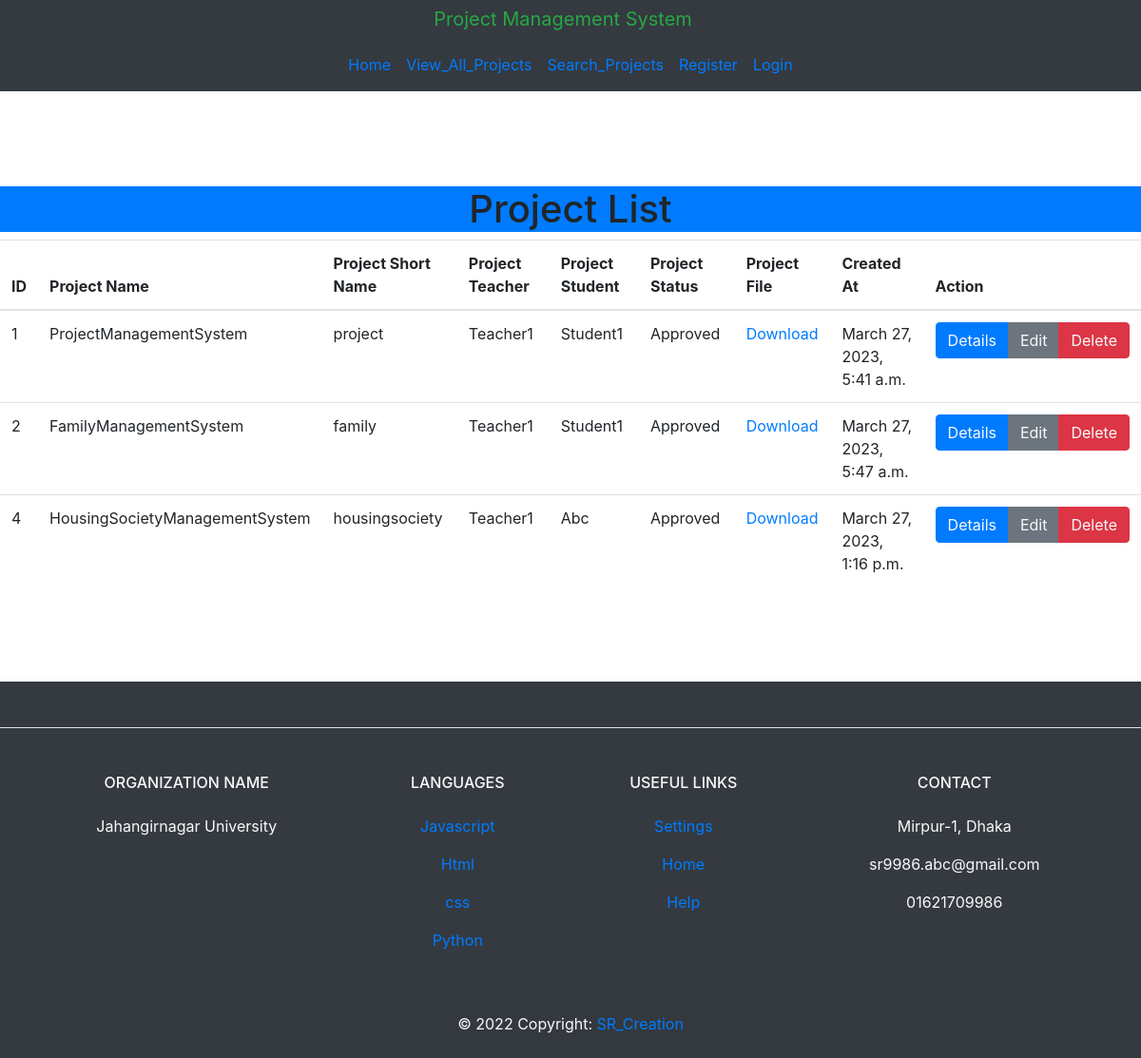
/project_list/, run on the app's committed database.
### Backend_Management_App/models.py (models this page shows)
class Project(models.Model):
    name = models.CharField(max_length=255)
    short_name = models.CharField(max_length=50, unique=True)
    description = models.TextField()
    file = models.FileField(upload_to='projects')
    approved = models.BooleanField(default=False)
    status_data = ((1, "APPROVED"), (2, "REJECTED"), (0, "PENDING"))
    status = models.CharField(default=0, choices=status_data, max_length=20)
    teacher = models.ForeignKey(User, on_delete=models.CASCADE, related_name='projects', null=True , limit_choices_to={'is_teacher': True})
    students = models.ForeignKey(User, on_delete=models.CASCADE, related_name='student_projects', blank=True)
    created_at = models.DateTimeField(auto_now_add=True)
    updated_at = models.DateTimeField(auto_now=True)

class User(AbstractUser):
    USER_TYPE_CHOICES = (
        ('teacher', 'Teacher'),
        ('student', 'Student'),
    )
    user_type = models.CharField(
        max_length=10,
        choices=USER_TYPE_CHOICES,
        blank=True,
        null=True,
    )
    groups = models.ManyToManyField(
        Group,
        verbose_name=_('groups'),
        blank=True,
        related_name='backend_management_users_groups',
        related_query_name='user',
        help_text=_('The groups this user belongs to. A user will get all permissions '
                    'granted to each of their groups.'),
    )
    user_permissions = models.ManyToManyField(
        Permission,
        verbose_name=_('user permissions'),
        blank=True,
        related_name='backend_management_users_permissions',
        related_query_name='user',
        help_text=_('Specific permissions for this user.'),
    )

### Backend_Management_App/views.py (the view)
# urls.py: path('project_list/', ProjectListView.as_view(), name='project_list'),
class ProjectListView(ListView):
    model = Project
    template_name = 'project_list.html'
    context_object_name = 'projects'

### templates/project_list.html (shortened to what this page needs)
{% extends 'base.html' %}
{% block content %}
  <h1 class="text-center bg-primary">Project List</h1>
  <table class="table">
    <thead>
      <tr>
        <th>ID</th>
        <th>Project Name</th>
        <th>Project Short Name</th>
        <th>Project Teacher</th>
        <th>Project Student</th>
        <th>Project Status</th>
        <th>Project File</th>
        <th>Created At</th>
        <th>Action</th>
      </tr>
    </thead>
    {% for project in projects %}
      <tr>
        <td>{{ project.id }}</td>
        <td>{{ project.name }}</td>
        <td>{{ project.short_name }}</td>
        <td>{{ project.teacher }}</td>
        <td>{{ project.students }}</td>
        <td>
          {% if project.status == "0" %}
            Pending
          {% elif project.status == "1" %}
            Approved
          {% endif %}
        </td>
        <td><a href="{{ project.file }}">Download</a></td>
        <td>{{ project.created_at }}</td>
        <td>
          <div class="btn-group" role="group">
            <button type="button" class="btn btn-primary"><a class="text-light" href="{% url 'project_detail' short_name=project.short_name %}">Details</a></button>
            <button type="button" class="btn btn-secondary"><a class="text-light" href="{% url 'edit_project' short_name=project.short_name %}">Edit</a></button>
            <button type="button" class="btn btn-danger"><a class="text-light" href="{% url 'delete_project' short_name=project.short_name %}">Delete</a></button>
          </div>
        </td>
      </tr>
    {% empty %}
      <tr>
        <td colspan="9">No projects found.</td>
      </tr>
    {% endfor %}
  </table>
{% endblock %}

### templates/base.html (shortened to what this page needs)
<!DOCTYPE html>
<html lang="en">
<head>
    <link rel="stylesheet" href="https://maxcdn.bootstrapcdn.com/bootstrap/4.0.0/css/bootstrap.min.css">
</head>
<body>
    <header class="bg-dark" style="margin-bottom: 100px">
      <div class="text-center"><a class="navbar-brand text-success" href="#">Project Management System</a></div>
        <nav class="navbar navbar-expand-lg container ">
            <div class="collapse navbar-collapse justify-content-center" id="navbarNav">
                <ul class="navbar-nav">
                    <li class="nav-item">
                        <a class="nav-link" href="{% url 'home' %}">Home</a>
                    </li>
                    <li class="nav-item">
                        <a class="nav-link" href="{% url 'project_list' %}">View_All_Projects</a>
                    </li>
                    <li class="nav-item">
                        <a class="nav-link" href="{% url 'search_project' %}">Search_Projects</a>
                    </li>
                    {% if user.is_authenticated %}
                    <li class="nav-item">
                      <a class="nav-link" href="{% url 'logout' %}">Logout</a>
                    </li>
                    <li class="nav-item" style="">
                        <b style="color:Red">{{ user.username }}</b> <br> <b style="color:white">you are a {{ user.user_type }}</b>
                    </li>
                    {% else %}
                <li class="nav-item"><a class="nav-link" href="{% url 'register' %}">Register</a></li>
                <li class="nav-item"><a class="nav-link" href="{% url 'login' %}">Login</a></li>
            {% endif %}
        </ul>
    </header>
    <main>
        {% block content %}{% endblock %}
    </main>
    <footer class="text-center text-lg-start bg-dark text-light" style="margin-top: 100px">
        <section class="d-flex justify-content-center justify-content-lg-between p-4 border-bottom">
        </section>
        <section class="">
          <div class="container text-center text-md-start mt-5">
            <div class="row mt-3">
              <div class="col-md-3 col-lg-4 col-xl-3 mx-auto mb-4">
                <h6 class="text-uppercase fw-bold mb-4">
                  Organization Name
                </h6>
                <p align="center">
                  Jahangirnagar University
                </p>
              </div>
              <div class="col-md-2 col-lg-2 col-xl-2 mx-auto mb-4">
                <h6 class="text-uppercase fw-bold mb-4">
                  Languages
                </h6>
                <p>
                  <a href="#!" class="text-reset">Javascript</a>
                </p>
                <p>
                  <a href="#!" class="text-reset">Html</a>
                </p>
                <p>
                  <a href="#!" class="text-reset">css</a>
                </p>
                  <p>
                  <a href="#" class="text-reset">Python</a>
                </p>
              </div>
              <div class="col-md-3 col-lg-2 col-xl-2 mx-auto mb-4">
                <h6 class="text-uppercase fw-bold mb-4">
                  Useful links
                </h6>
                <p>
                  <a href="#!" class="text-reset">Settings</a>
                </p>
                <p>
                  <a href="#!" class="text-reset">Home</a>
                </p>
                <p>
                  <a href="#!" class="text-reset">Help</a>
                </p>
              </div>
              <div class="col-md-4 col-lg-3 col-xl-3 mx-auto mb-md-0 mb-4">
                <h6 class="text-uppercase fw-bold mb-4">Contact</h6>
                <p> Mirpur-1, Dhaka</p>
                <p>
                  sr9986.abc@gmail.com
                </p>
                <p> 01621709986</p>
              </div>
            </div>
          </div>
        </section>
        <div class="text-center p-4" style="background-color: rgba(0, 0, 0, 0.025);">
          © 2022 Copyright:
          <a class="text-reset fw-bold" href="#">SR_Creation</a>
        </div>
      </footer>
</body>
</html>

### data on the page
Project: id "1", name "ProjectManagementSystem", short_name "project", teacher "Teacher1", students "Student1", status "Approved", created_at "March 27, 2023, 5:41 a.m."
Project: id "2", name "FamilyManagementSystem", short_name "family", teacher "Teacher1", students "Student1", status "Approved", created_at "March 27, 2023, 5:47 a.m."
Project: id "4", name "HousingSocietyManagementSystem", short_name "housingsociety", teacher "Teacher1", students "Abc", status "Approved", created_at "March 27, 2023, 1:16 p.m."
